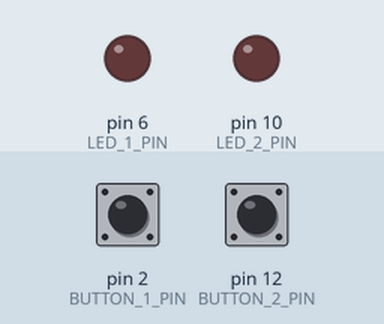
The sketch below on a simulated Arduino Uno, built with avr-gcc and run on an emulated ATmega328P. Shown: output pins drawn as LEDs (lit = HIGH). Inputs (shaded band) come from the test bench; at power-on: pin 2 (BUTTON_1_PIN) HIGH, pin 12 (BUTTON_2_PIN) HIGH.

Above: at 1.2 s.
1.3 s: pin 2 (BUTTON_1_PIN) pulled LOW for 0.15 s
At 1.37 s:
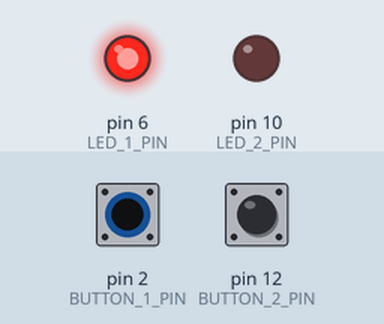
2.9 s: pin 12 (BUTTON_2_PIN) pulled LOW for 0.15 s
At 2.97 s:
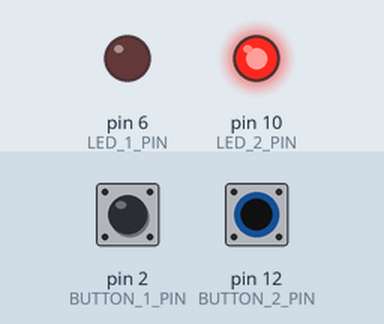
4.5 s: pin 12 (BUTTON_2_PIN) pulled LOW for 3.2 s
At 8.9 s:
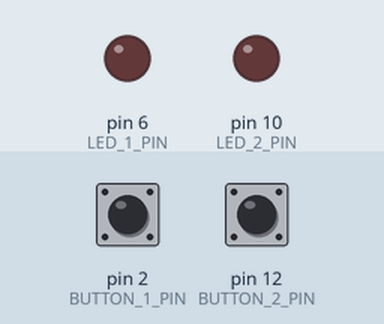
9.2 s: pin 2 (BUTTON_1_PIN) pulled LOW for 3.2 s
At 10.2 s:
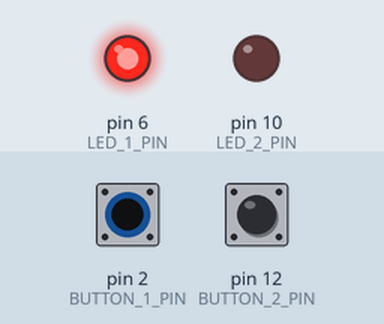
13.9 s: pin 2 (BUTTON_1_PIN) driven LOW and pin 12 (BUTTON_2_PIN) driven LOW
At 14.9 s:
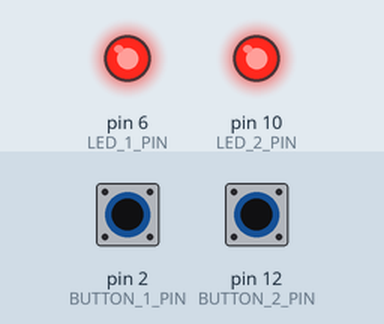
Timing chart, 0 to 16.4 s (numbered marks = the images above; inputs shaded):
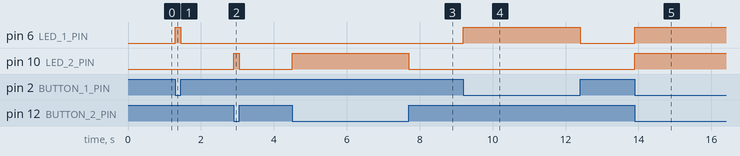

Measured:
- after the input at 1.3 s, pin 6 (LED_1_PIN): LOW → HIGH at once, → LOW 0.15 s later
- after the input at 2.9 s, pin 10 (LED_2_PIN): LOW → HIGH at once, → LOW 0.15 s later
- after the input at 4.5 s, pin 10 (LED_2_PIN): LOW → HIGH at once, → LOW 3.2 s later
- after the input at 9.2 s, pin 6 (LED_1_PIN): LOW → HIGH at once, → LOW 3.2 s later
- after the input at 13.9 s, pin 6 (LED_1_PIN), pin 10 (LED_2_PIN): LOW → HIGH at once

The sketch:

1b.ino
```cpp
// Simulation:
// https://wokwi.com/projects/368604124891332609

/////////////////////////////////////
///////////// LED Code //////////////
/////////////////////////////////////

const int LED_1_PIN = 6;
const int LED_2_PIN = 10;

void setupLeds()
{
    pinMode(LED_1_PIN, OUTPUT);
    pinMode(LED_2_PIN, OUTPUT);
}

/////////////////////////////////////
/////// Button 1 State Code /////////
/////////////////////////////////////

const int BUTTON_1_PIN = 2;

bool button1State = false;

void updateButton1State()
{
    // Because the button is wired as a pullup circuit,
    // the pin will detect a LOW signal when the button is pressed,
    // and a HIGH signal when the button is not pressed.
    button1State = digitalRead(BUTTON_1_PIN) == LOW;
}

void setupButton1()
{
    pinMode(BUTTON_1_PIN, INPUT_PULLUP);
}

/////////////////////////////////////
/////// Button 2 State Code /////////
/////////////////////////////////////

const int BUTTON_2_PIN = 12;

bool button2State = false;

void updateButton2State()
{
    // Because the button is wired as a pullup circuit,
    // the pin will detect a LOW signal when the button is pressed,
    // and a HIGH signal when the button is not pressed.
    button2State = digitalRead(BUTTON_2_PIN) == LOW;
}

void setupButton2()
{
    pinMode(BUTTON_2_PIN, INPUT_PULLUP);
}

/////////////////////////////////////
/////// Button Test Code ////////////
/////////////////////////////////////

// Allows for manual testing of the buttons and LED's by writing
// the button states to their respective LED's.
void updateTestButtons()
{
    digitalWrite(LED_1_PIN, button1State);
    digitalWrite(LED_2_PIN, button2State);
}

/////////////////////////////////////
/////////// Main Code ///////////////
/////////////////////////////////////

void setup()
{
    setupLeds();
    setupButton1();
    setupButton2();
}

void loop()
{
    updateButton1State();
    updateButton2State();

    updateTestButtons();
}
```
